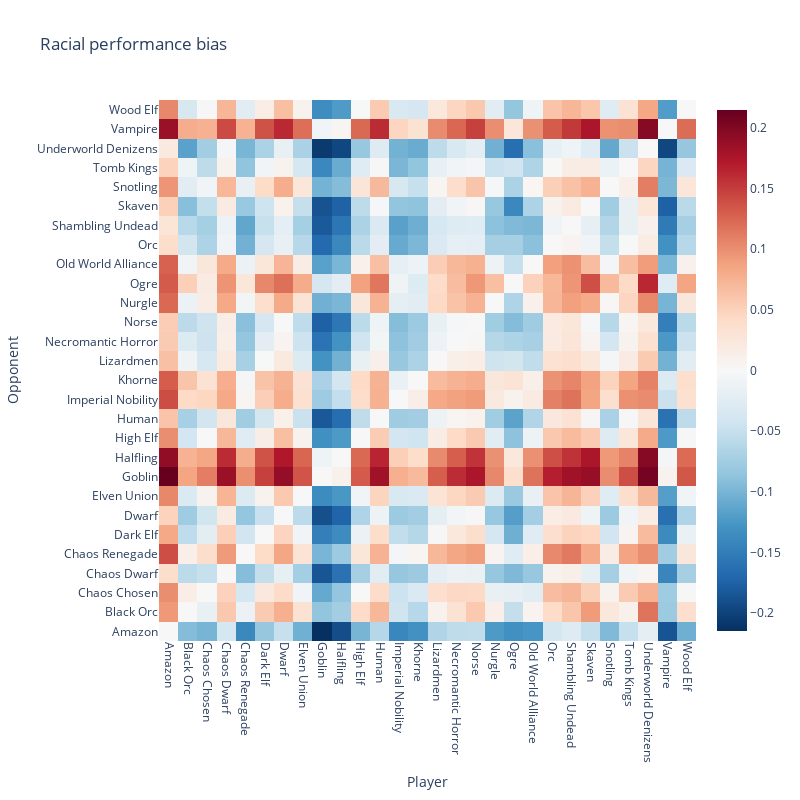
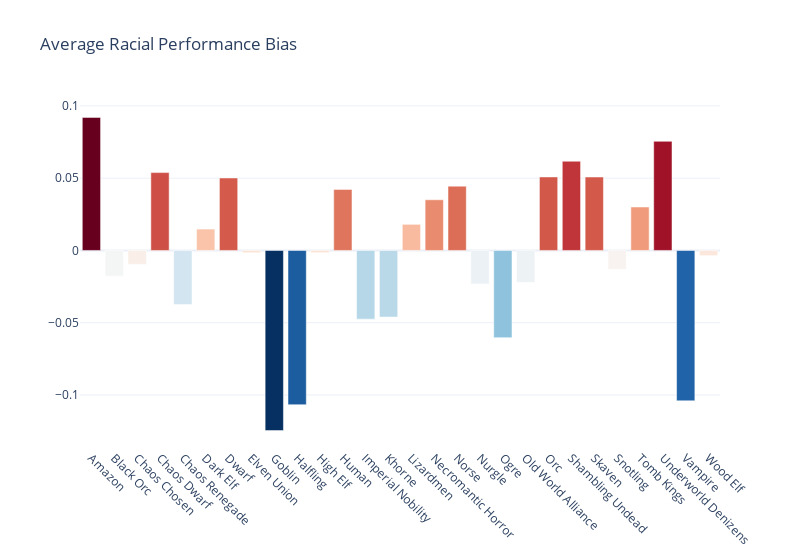

The notebook cell these images were saved under, in order:
### Markdown cell above
## Neural Network Racial Heatmap

### Code cell
# Construct the heatmap
heatmap = torch.zeros(num_races, num_races)
for i in range(num_races):
    for j in range(num_races):
        r1 = torch.zeros(1, num_races)
        r1[0, i] = 1
        r2 = torch.zeros(1, num_races)
        r2[0, j] = 1
        heatmap[j, i] = NN(r1, r2)[0, 0]

heatmap = heatmap.detach().numpy()

# Plot the heatmap
fig = go.Figure(data=go.Heatmap(z=heatmap, x=races, y=races, colorscale='RdBu_r',))


# Set the labels
fig.update_xaxes(title_text='Player', tickangle=90)
fig.update_yaxes(title_text='Opponent', tickangle=0)

# Set the title
fig.update_layout(title_text='Racial performance bias', autosize=False, width=800, height=800)
# Show the plot
fig.show()

# Calculate the mean and reshape it into a 1D array
mean_values = np.reshape(heatmap.mean(axis=0), (-1,))
color_scale = np.interp(mean_values, (mean_values.min(), mean_values.max()), [-1, 1])


# Create the bar plot
fig = go.Figure(data=go.Bar(x=races, y=mean_values, marker=dict(color=color_scale, colorscale='RdBu_r',)))
fig.update_layout(title_text='Average Racial Performance Bias', width=800)
fig.update_xaxes(tickangle=45, )
fig.show()

### Figure 1 — Plotly figure (JSON) as saved in the notebook; plotly's stock layout.template omitted (floating-point values rounded to 4 significant figures; data arrays with more than 128 entries replaced by an {"elided": "..."} marker saying what was removed)
{"data": [{"colorscale": [[0, "rgb(5,48,97)"], [0.1, "rgb(33,102,172)"], [0.2, "rgb(67,147,195)"], [0.3, "rgb(146,197,222)"], [0.4, "rgb(209,229,240)"], [0.5, "rgb(247,247,247)"], [0.6, "rgb(253,219,199)"], [0.7, "rgb(244,165,130)"], [0.8, "rgb(214,96,77)"], [0.9, "rgb(178,24,43)"], [1, "rgb(103,0,31)"]], "type": "heatmap", "x": ["Amazon", "Black Orc", "Chaos Chosen", "Chaos Dwarf", "Chaos Renegade", "Dark Elf", "Dwarf", "Elven Union", "Goblin", "Halfling", "High Elf", "Human", "Imperial Nobility", "Khorne", "Lizardmen", "Necromantic Horror", "Norse", "Nurgle", "Ogre", "Old World Alliance", "Orc", "Shambling Undead", "Skaven", "Snotling", "Tomb Kings", "Underworld Denizens", "Vampire", "Wood Elf"], "y": ["Amazon", "Black Orc", "Chaos Chosen", "Chaos Dwarf", "Chaos Renegade", "Dark Elf", "Dwarf", "Elven Union", "Goblin", "Halfling", "High Elf", "Human", "Imperial Nobility", "Khorne", "Lizardmen", "Necromantic Horror", "Norse", "Nurgle", "Ogre", "Old World Alliance", "Orc", "Shambling Undead", "Skaven", "Snotling", "Tomb Kings", "Underworld Denizens", "Vampire", "Wood Elf"], "z": {"elided": "28x28 float values"}}], "layout": {"autosize": false, "height": 800, "title": {"text": "Racial performance bias"}, "width": 800, "xaxis": {"tickangle": 90, "title": {"text": "Player"}}, "yaxis": {"tickangle": 0, "title": {"text": "Opponent"}}}}

### Figure 2 — Plotly figure (JSON) as saved in the notebook; plotly's stock layout.template omitted (floating-point values rounded to 4 significant figures)
{"data": [{"marker": {"color": [1, -0.01431, 0.06165, 0.6475, -0.1955, 0.287, 0.6133, 0.1357, -1, -0.8346, 0.1359, 0.5403, -0.2883, -0.2751, 0.3173, 0.4741, 0.561, -0.064, -0.4067, -0.05346, 0.6199, 0.7201, 0.6193, 0.02973, 0.4279, 0.8473, -0.81, 0.1171], "colorscale": [[0, "rgb(5,48,97)"], [0.1, "rgb(33,102,172)"], [0.2, "rgb(67,147,195)"], [0.3, "rgb(146,197,222)"], [0.4, "rgb(209,229,240)"], [0.5, "rgb(247,247,247)"], [0.6, "rgb(253,219,199)"], [0.7, "rgb(244,165,130)"], [0.8, "rgb(214,96,77)"], [0.9, "rgb(178,24,43)"], [1, "rgb(103,0,31)"]]}, "type": "bar", "x": ["Amazon", "Black Orc", "Chaos Chosen", "Chaos Dwarf", "Chaos Renegade", "Dark Elf", "Dwarf", "Elven Union", "Goblin", "Halfling", "High Elf", "Human", "Imperial Nobility", "Khorne", "Lizardmen", "Necromantic Horror", "Norse", "Nurgle", "Ogre", "Old World Alliance", "Orc", "Shambling Undead", "Skaven", "Snotling", "Tomb Kings", "Underworld Denizens", "Vampire", "Wood Elf"], "y": [0.09201, -0.01785, -0.009619, 0.05382, -0.03747, 0.01478, 0.05013, -0.001602, -0.1246, -0.1067, -0.001579, 0.04222, -0.04751, -0.04609, 0.01806, 0.03505, 0.04447, -0.02323, -0.06034, -0.02209, 0.05084, 0.0617, 0.05078, -0.01308, 0.03005, 0.07547, -0.104, -0.003618]}], "layout": {"title": {"text": "Average Racial Performance Bias"}, "width": 800, "xaxis": {"tickangle": 45}}}
